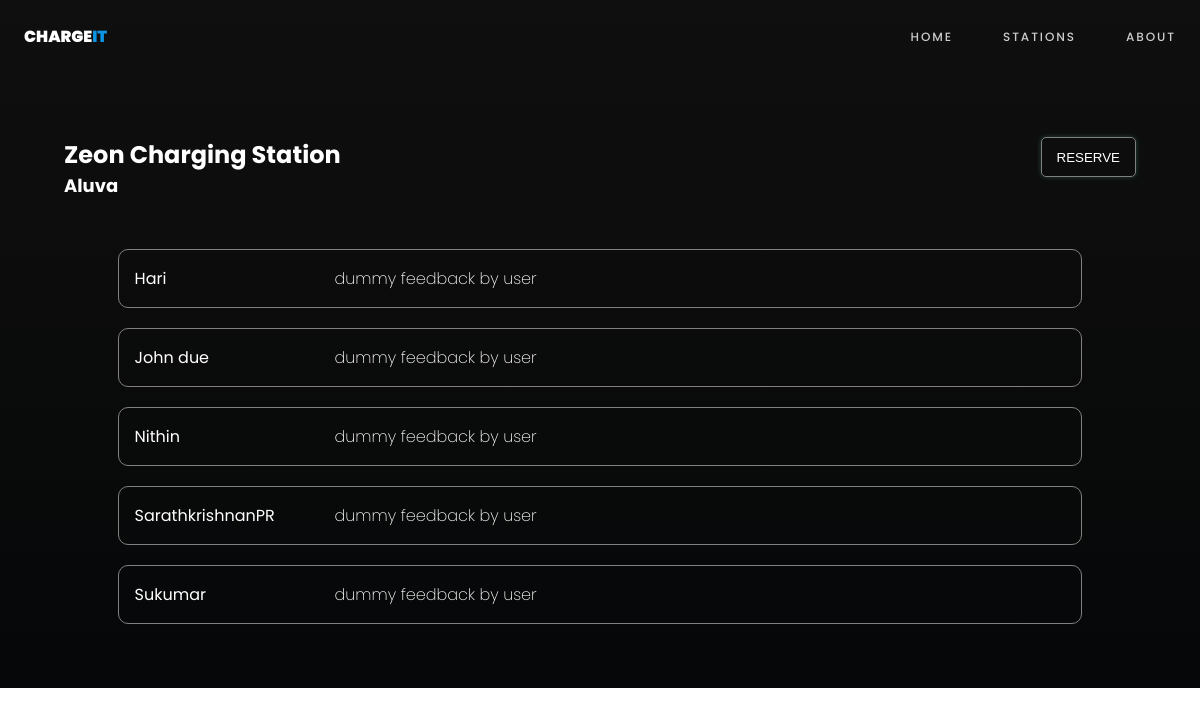
The app's page /chargingspotDetails/8 with its own data.
### app/models.py (models this page shows, shortened)
class Chargingspot(models.Model):
    name = models.CharField(max_length=50, default=None)
    place = models.ForeignKey(Location, on_delete=models.CASCADE)

class Location(models.Model):
    place = models.CharField(max_length=100, unique=True)

class FeedbackModel(models.Model):
    user = models.ForeignKey(User, on_delete=models.CASCADE)
    chargingspot = models.ForeignKey(Chargingspot, on_delete=models.CASCADE)
    comment = models.TextField(blank=True,null=True)
    created_at = models.DateTimeField(auto_now_add=True)

### app/views.py (the view)
# urls.py: path('chargingspotDetails/<int:chargingspot_id>', views.chargingspotDetails, name='chargingspotDetails'),
def chargingspotDetails(request, chargingspot_id):
    chargingspot = get_object_or_404(models.Chargingspot, pk=chargingspot_id)
    feedbacks =models.FeedbackModel.objects.filter(chargingspot=chargingspot)
    return render(request, 'chargingstationdetail.html', {'chargingspot': chargingspot, 'feedbacks': feedbacks})

### app/templates/chargingstationdetail.html (shortened to what this page needs)
{% load static %}
<!DOCTYPE html>
<html lang="en">
<head>
    <link rel="stylesheet" type="text/css" href="{% static 'app/css/home.css' %}">
</head>
<body>
    <div class="container">
        <nav>
            <div class='logo'>
              <h3 id='charge'>CHARGE</h3>
              <h3 id='it'>IT</h3>
            </div>
            <div class='menus'>
              <a href="{% url 'home' %}" class="navLink">
                <h3>HOME</h3>
              </a>
              <a href="ReservationListView" class="navLink">
                <h3>STATIONS</h3>
              </a>
              <a href="#" class="navLink">
                <h3>ABOUT</h3>
              </a>
            </div>
        </nav>
        <div class="main-contents">
          <div class="headings">
            <div class="heading-left">
              <h1>{{chargingspot.name}}</h1>
              <h2>{{chargingspot.place.place}}</h2>
            </div>
            <a href="{% url 'PlaceReservationView' chargingspot_id=chargingspot.id %}">
              <button class="reservation-btn">RESERVE</button>
            </a>
          </div>
          <div class="contents">
            <ul>
              {% for feedback in feedbacks %}
                  <li>
                      <div class="name">
                        <p>{{ feedback.user }}</p>
                      </div>
                      <div class="feedback">
                        <p>{{ feedback.comment }}</p>
                      </div>
                  </li>
              {% empty %}
                  <li>No feedbacks found.</li>
              {% endfor %}
            </ul>
          </div>
        </div>
    </div>
</body>
</html>

### app/static/app/css/home.css (style rules this page uses)
* { padding: 0%; margin: 0%; border: 0%; }
.name { display: flex; flex-direction: column; align-items: flex-start; width: 200px; overflow:hidden ; }
a { text-decoration: none; }

### app/templates/chargingstationdetail.html (style rules this page uses)
nav { max-width: 100%; display: flex; justify-content: space-between; align-items: center; padding: 1.5em; }
.logo { display: flex; }
#charge { color: #FFF; font-family: Poppins; font-size: 16px; font-style: normal; font-weight: 900; line-height: normal; }
#it { color: #0D94E5; font-family: Poppins; font-size: 16px; font-style: normal; font-weight: 900; line-height: normal; }
.menus { display: flex; gap: 50px; }
.navLink h3 { color: #CCC; font-family: Poppins; font-size: 12px; font-style: light; font-weight: 500; line-height: normal; letter-spacing: 1.92px; text-decoration: none; transition:0.2s ease-in-out; }
a { text-decoration: none; }
.container { background: linear-gradient(180deg, #0f0f0f 0%, #060708 100%); width: 100%; height: 2850px; overflow: hidden; }
p { border: 0px; margin: 0%; padding: 0%; font-family: 'Poppins'; color: white; }
.container { width: 100%; height: 100%; }
.main-contents { padding: 4em; display: flex; flex-direction: column; gap: 50px; }
ul { list-style: none; }
.heading-left h1 { font-family: 'Poppins'; font-size: x-large; color: white; }
.heading-left h2 { font-family: 'Poppins'; font-size: large; color: white; }
.contents { width: 90%; margin: 0px auto; }
.name { display: flex; width: 200px; height: 20px; overflow: hidden; }
.feedback { font-weight: 200; }
li { display: flex; padding: 1em; border: 1px solid grey; border-radius: 10px; overflow: hidden; }
ul { display: flex; flex-direction: column; gap: 20px; }
.headings { display: flex; justify-content: space-between; }
.reservation-btn { height: 40px; padding: 7px 15px; color: #FFF; border-radius: 5px; border: 1px solid grey; background-color: #06070800; box-shadow: 0px 0px 5.5px rgba(109.24, 249.69, 215.98, 0.25); transition: 0.9s; }

### records on screen
Chargingspot: name "Zeon Charging Station", place.place "Aluva"
FeedbackModel: user "Hari", comment "dummy feedback by user"
FeedbackModel: user "John due", comment "dummy feedback by user"
FeedbackModel: user "Nithin", comment "dummy feedback by user"
FeedbackModel: user "SarathkrishnanPR", comment "dummy feedback by user"
FeedbackModel: user "Sukumar", comment "dummy feedback by user"
